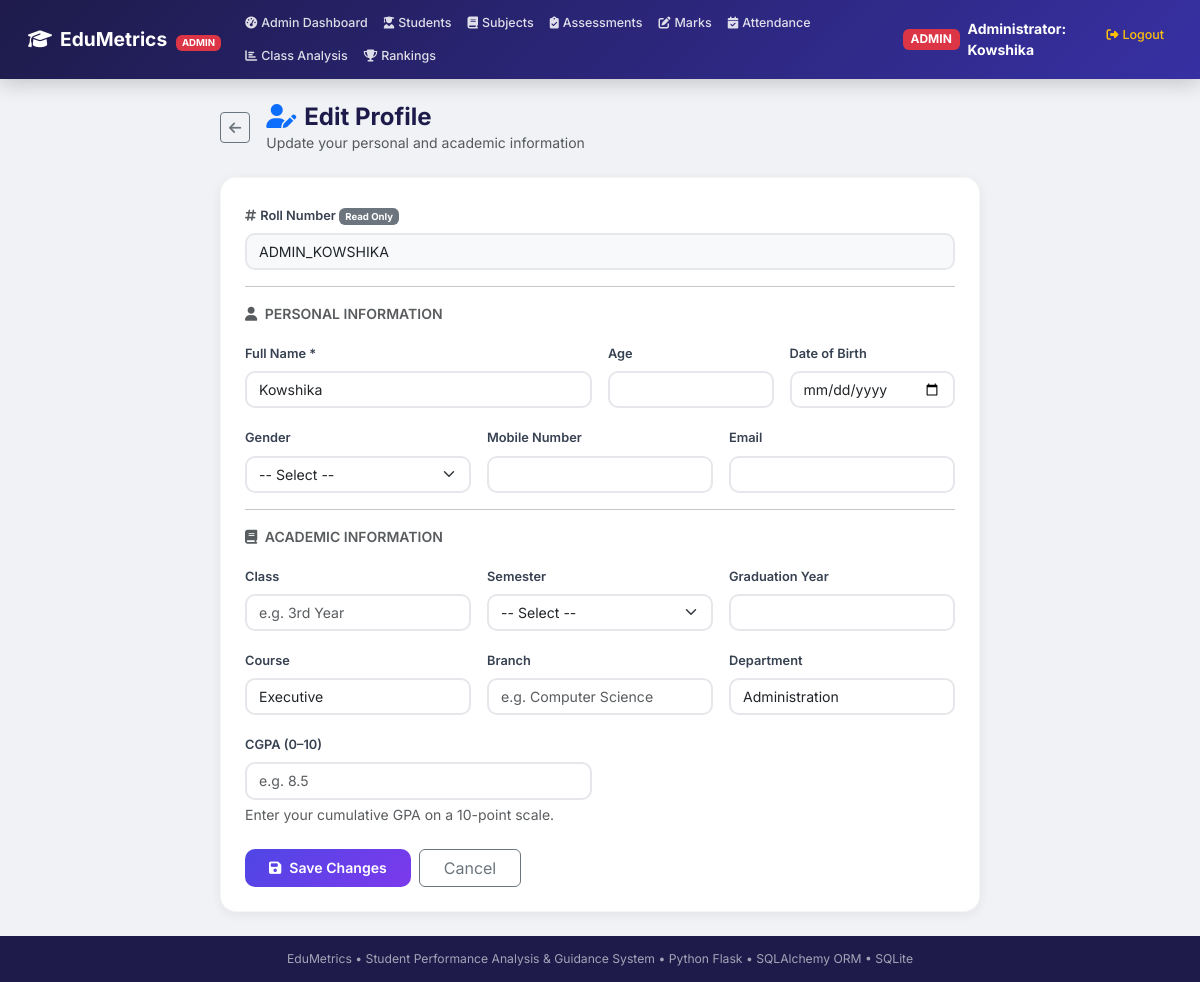
/edit-profile (signed in), run on the app's committed database.
### models/student.py (models this page shows, shortened)
class Student(UserMixin, db.Model):
    __tablename__ = "students"
    id = db.Column(db.Integer, primary_key=True)
    full_name = db.Column(db.String(120), nullable=False)
    roll_number = db.Column(db.String(30), unique=True, nullable=False)
    role = db.Column(db.String(20), default='student', nullable=False)  # 'admin' or 'student'
    age = db.Column(db.Integer, nullable=True)
    dob = db.Column(db.Date, nullable=True)
    class_name = db.Column("class", db.String(20), nullable=True)
    semester = db.Column(db.String(20), nullable=True)
    course = db.Column(db.String(80), nullable=True)
    branch = db.Column(db.String(80), nullable=True)
    department = db.Column(db.String(80), nullable=True)
    graduation_year = db.Column(db.Integer, nullable=True)
    gender = db.Column(db.String(10), nullable=True)
    mobile_number = db.Column(db.String(20), nullable=True)
    email = db.Column(db.String(120), unique=True, nullable=True)
    student_id = db.Column(db.String(30), unique=True, nullable=True)
    entered_cgpa = db.Column(db.Float, nullable=True)
    password_hash = db.Column(db.String(256), nullable=False)
    is_admin = db.Column(db.Boolean, default=False)
    marks = db.relationship('Mark', backref='student', lazy=True, cascade='all, delete-orphan')
    attendance_records = db.relationship('Attendance', backref='student', lazy=True, cascade='all, delete-orphan')

### routes/auth.py (the view, shortened to what this page needs)
@bp.route('/edit-profile', methods=['GET', 'POST'])
@login_required
def edit_profile():
    student = current_user
    return render_template('edit_profile.html', student=student)

### app.py (called while the page is built)
@login_manager.user_loader
def load_user(user_id):
    return Student.query.get(int(user_id))

### templates/edit_profile.html (shortened to what this page needs)
{% extends 'base.html' %}
{% block content %}
<div class="row justify-content-center animate-fadeInUp">
    <div class="col-lg-8">
        <div class="d-flex align-items-center mb-4">
            <a href="{{ url_for('auth.dashboard') }}" class="btn btn-sm btn-outline-secondary me-3">
                <i class="fas fa-arrow-left"></i>
            </a>
            <div>
                <h4 class="fw-bold mb-0" style="color:#1e1b4b;"><i class="fas fa-user-edit me-2 text-primary"></i>Edit Profile</h4>
                <p class="text-muted small mb-0">Update your personal and academic information</p>
            </div>
        </div>
        <div class="form-card">
            <form method="post">
                <div class="mb-3">
                    <label class="form-label"><i class="fas fa-hashtag me-1 text-muted"></i>Roll Number <span class="badge bg-secondary">Read Only</span></label>
                    <input type="text" class="form-control bg-light" value="{{ student.roll_number }}" readonly>
                </div>
                <hr class="my-3">
                <p class="text-muted small fw-semibold text-uppercase mb-3"><i class="fas fa-user me-1"></i> Personal Information</p>
                <div class="row g-3">
                    <div class="col-md-6">
                        <label class="form-label">Full Name *</label>
                        <input type="text" class="form-control" name="full_name" required
                               value="{{ student.full_name or '' }}">
                    </div>
                    <div class="col-md-3">
                        <label class="form-label">Age</label>
                        <input type="number" class="form-control" name="age" min="15" max="40"
                               value="{{ student.age or '' }}">
                    </div>
                    <div class="col-md-3">
                        <label class="form-label">Date of Birth</label>
                        <input type="date" class="form-control" name="dob"
                               value="{{ student.dob.strftime('%Y-%m-%d') if student.dob else '' }}">
                    </div>
                    <div class="col-md-4">
                        <label class="form-label">Gender</label>
                        <select class="form-select" name="gender">
                            <option value="">-- Select --</option>
                        </select>
                    </div>
                    <div class="col-md-4">
                        <label class="form-label">Mobile Number</label>
                        <input type="tel" class="form-control" name="mobile_number"
                               value="{{ student.mobile_number or '' }}">
                    </div>
                    <div class="col-md-4">
                        <label class="form-label">Email</label>
                        <input type="email" class="form-control" name="email"
                               value="{{ student.email or '' }}">
                    </div>
                </div>
                <hr class="my-3">
                <p class="text-muted small fw-semibold text-uppercase mb-3"><i class="fas fa-book me-1"></i> Academic Information</p>
                <div class="row g-3">
                    <div class="col-md-4">
                        <label class="form-label">Class</label>
                        <input type="text" class="form-control" name="class_name"
                               value="{{ student.class_name or '' }}" placeholder="e.g. 3rd Year">
                    </div>
                    <div class="col-md-4">
                        <label class="form-label">Semester</label>
                        <select class="form-select" name="semester">
                            <option value="">-- Select --</option>
                        </select>
                    </div>
                    <div class="col-md-4">
                        <label class="form-label">Graduation Year</label>
                        <input type="number" class="form-control" name="graduation_year"
                               value="{{ student.graduation_year or '' }}" min="2020" max="2035">
                    </div>
                    <div class="col-md-4">
                        <label class="form-label">Course</label>
                        <input type="text" class="form-control" name="course"
                               value="{{ student.course or '' }}" placeholder="e.g. B.Tech">
                    </div>
                    <div class="col-md-4">
                        <label class="form-label">Branch</label>
                        <input type="text" class="form-control" name="branch"
                               value="{{ student.branch or '' }}" placeholder="e.g. Computer Science">
                    </div>
                    <div class="col-md-4">
                        <label class="form-label">Department</label>
                        <input type="text" class="form-control" name="department"
                               value="{{ student.department or '' }}" placeholder="e.g. CSE">
                    </div>
                    <div class="col-md-6">
                        <label class="form-label">CGPA (0–10)</label>
                        <input type="number" class="form-control" name="entered_cgpa"
                               step="0.01" min="0" max="10"
                               value="{{ student.entered_cgpa or '' }}" placeholder="e.g. 8.5">
                        <div class="form-text">Enter your cumulative GPA on a 10-point scale.</div>
                    </div>
                </div>
                <div class="mt-4 d-flex gap-2">
                    <button type="submit" class="btn btn-primary-gradient px-4">
                        <i class="fas fa-save me-2"></i>Save Changes
                    </button>
                    <a href="{{ url_for('auth.dashboard') }}" class="btn btn-outline-secondary px-4">Cancel</a>
                </div>
            </form>
        </div>
    </div>
</div>
{% endblock %}

### templates/base.html (style rules this page uses)
:root { --primary: #4f46e5; --primary-dark: #3730a3; --primary-light: #818cf8; --secondary: #7c3aed; --accent: #06b6d4; --success: #10b981; --warning: #f59e0b; --danger: #ef4444; --dark: #1e1b4b; --bg: #f0f2f5; --card-bg: #ffffff; }
* { font-family: 'Inter', sans-serif; }
body { background: var(--bg); min-height: 100vh; display: flex; flex-direction: column; }
.animate-fadeInUp { animation: fadeInUp 0.55s ease-out forwards; }
.form-card { background: var(--card-bg); border-radius: 16px; padding: 1.5rem; box-shadow: 0 3px 12px rgba(0,0,0,0.06); border: 1px solid rgba(0,0,0,0.04); }
.form-card .form-label { font-size: 0.8rem; font-weight: 600; color: #374151; }
.form-card .form-control, .form-card .form-select { border: 2px solid #e5e7eb; border-radius: 10px; font-size: 0.88rem; transition: all 0.25s; }
.btn-primary-gradient { background: linear-gradient(135deg, var(--primary), var(--secondary)); border: none; color: #fff; font-weight: 600; padding: 0.55rem 1.3rem; border-radius: 10px; font-size: 0.88rem; transition: all 0.25s ease; }

### data on the page
Student: roll_number "ADMIN_KOWSHIKA", full_name "Kowshika", course "Executive", department "Administration"
